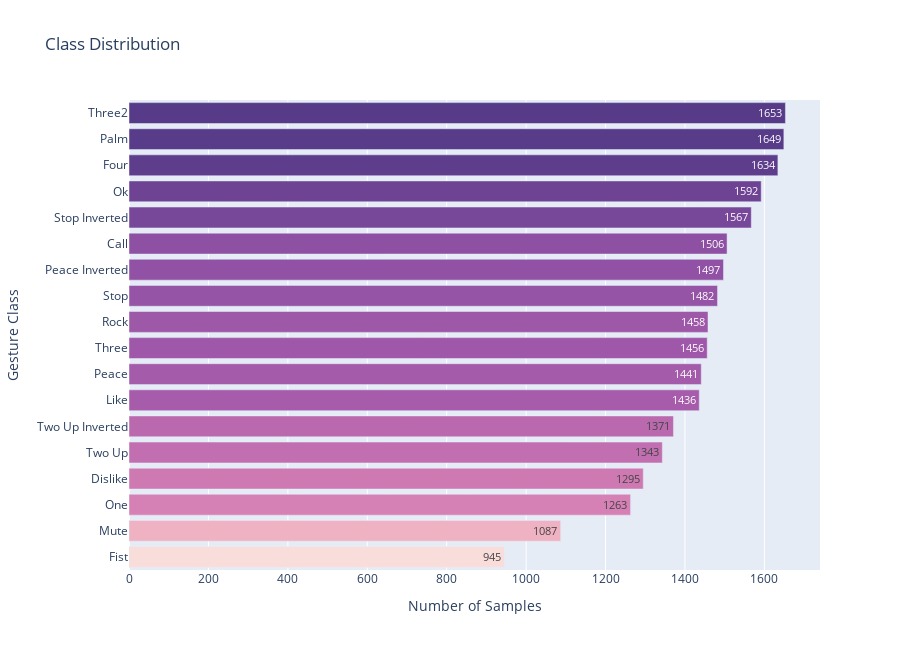

Here is the notebook cell this chart was saved with:
### Code cell
plot_class_distribution(df)

### Figure 1 — Plotly figure (JSON) as saved in the notebook; plotly's stock layout.template omitted (floating-point values rounded to 4 significant figures)
{"data": [{"hovertemplate": "x=%{x}<br>y=%{y}<br>text=%{text}<br>color=%{marker.color}<extra></extra>", "legendgroup": "", "marker": {"color": [945, 1087, 1263, 1295, 1343, 1371, 1436, 1441, 1456, 1458, 1482, 1497, 1506, 1567, 1592, 1634, 1649, 1653], "coloraxis": "coloraxis", "pattern": {"shape": ""}}, "name": "", "orientation": "h", "showlegend": false, "text": [945.0, 1087.0, 1263.0, 1295.0, 1343.0, 1371.0, 1436.0, 1441.0, 1456.0, 1458.0, 1482.0, 1497.0, 1506.0, 1567.0, 1592.0, 1634.0, 1649.0, 1653.0], "textposition": "auto", "type": "bar", "x": [945, 1087, 1263, 1295, 1343, 1371, 1436, 1441, 1456, 1458, 1482, 1497, 1506, 1567, 1592, 1634, 1649, 1653], "xaxis": "x", "y": ["Fist", "Mute", "One", "Dislike", "Two Up", "Two Up Inverted", "Like", "Peace", "Three", "Rock", "Stop", "Peace Inverted", "Call", "Stop Inverted", "Ok", "Four", "Palm", "Three2"], "yaxis": "y"}], "layout": {"barmode": "relative", "coloraxis": {"colorbar": {"title": {"text": "color"}}, "colorscale": [[0, "rgb(249, 221, 218)"], [0.1667, "rgb(242, 185, 196)"], [0.3333, "rgb(229, 151, 185)"], [0.5, "rgb(206, 120, 179)"], [0.6667, "rgb(173, 95, 173)"], [0.8333, "rgb(131, 75, 160)"], [1, "rgb(87, 59, 136)"]], "showscale": false}, "height": 650, "legend": {"tracegroupgap": 0}, "title": {"text": "Class Distribution"}, "xaxis": {"anchor": "y", "domain": [0, 1], "title": {"text": "Number of Samples"}}, "yaxis": {"anchor": "x", "domain": [0, 1], "title": {"text": "Gesture Class"}}}}
